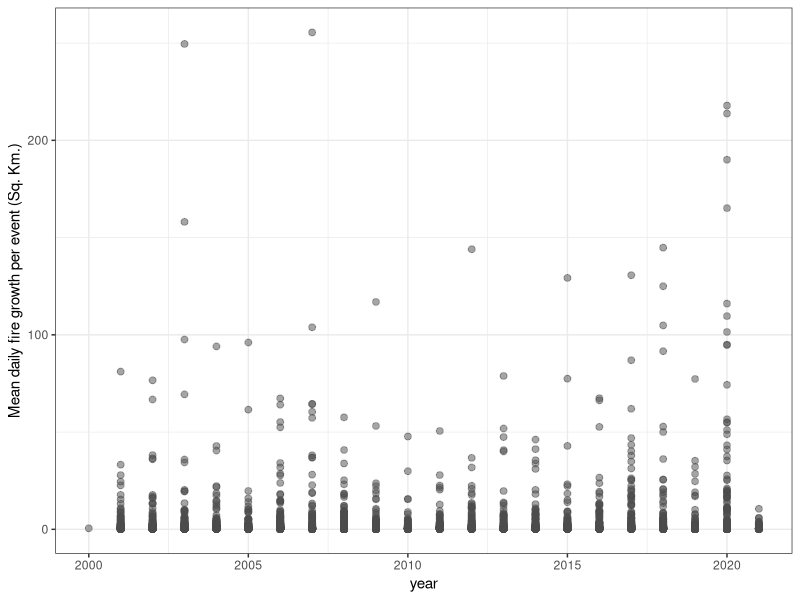
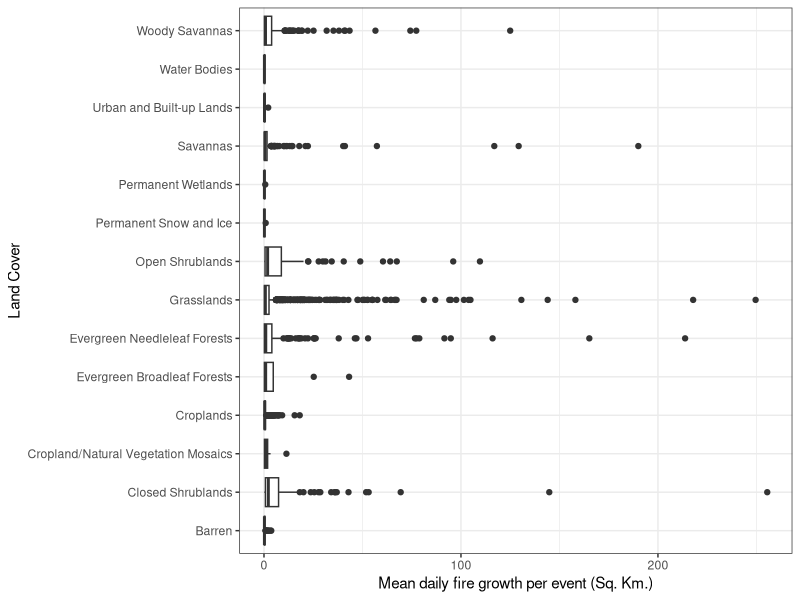

Write R code to recreate these figures, in order. (Note: this script raises an error after producing the figures.)
## ---- chunk 1
#Loading packages and setting working directory
library(tidyverse)
library(here)
here()
library(sf)
library(dplyr)
library(ggplot2)
## ---- chunk 2
california_events_processed <- read_csv(here("Data/Processed/california_events_processed.csv"))
ggplot(california_events_processed, aes(x = ig_year, y = mu_grw_km2))+
       geom_point(size = 2, alpha = 0.5, color = "grey30")+
         labs(
    x = "year",
    y = "Mean daily fire growth per event (Sq. Km.)",
  ) +
  theme_bw()
    
ggplot(california_events_processed, aes(x = lc_name, y = mu_grw_km2))+
       geom_boxplot()+
         labs(
    x = "Land Cover",
    y = "Mean daily fire growth per event (Sq. Km.)",
  ) +
  coord_flip() +
  theme_bw() 
## ---- chunk 3
# Data Quality Audit

event_data <- read_sf(here("./Data/Raw/Raw_large/fired_uscan_to2021121_events_gpkg_shp/fired_uscan_to2021121_events.gpkg"))
dim(event_data)

california_events <- read_sf(here("./Data/Raw/California_events.shp"))
dim(california_events)

## ---- chunk 4
# number of NA values in dataframe = 3
sum(is.na(california_events_processed))
which(is.na(california_events_processed))
california_events_processed[!complete.cases(california_events_processed),]


# number of duplicated rows = 0
sum(duplicated(california_events_processed))
